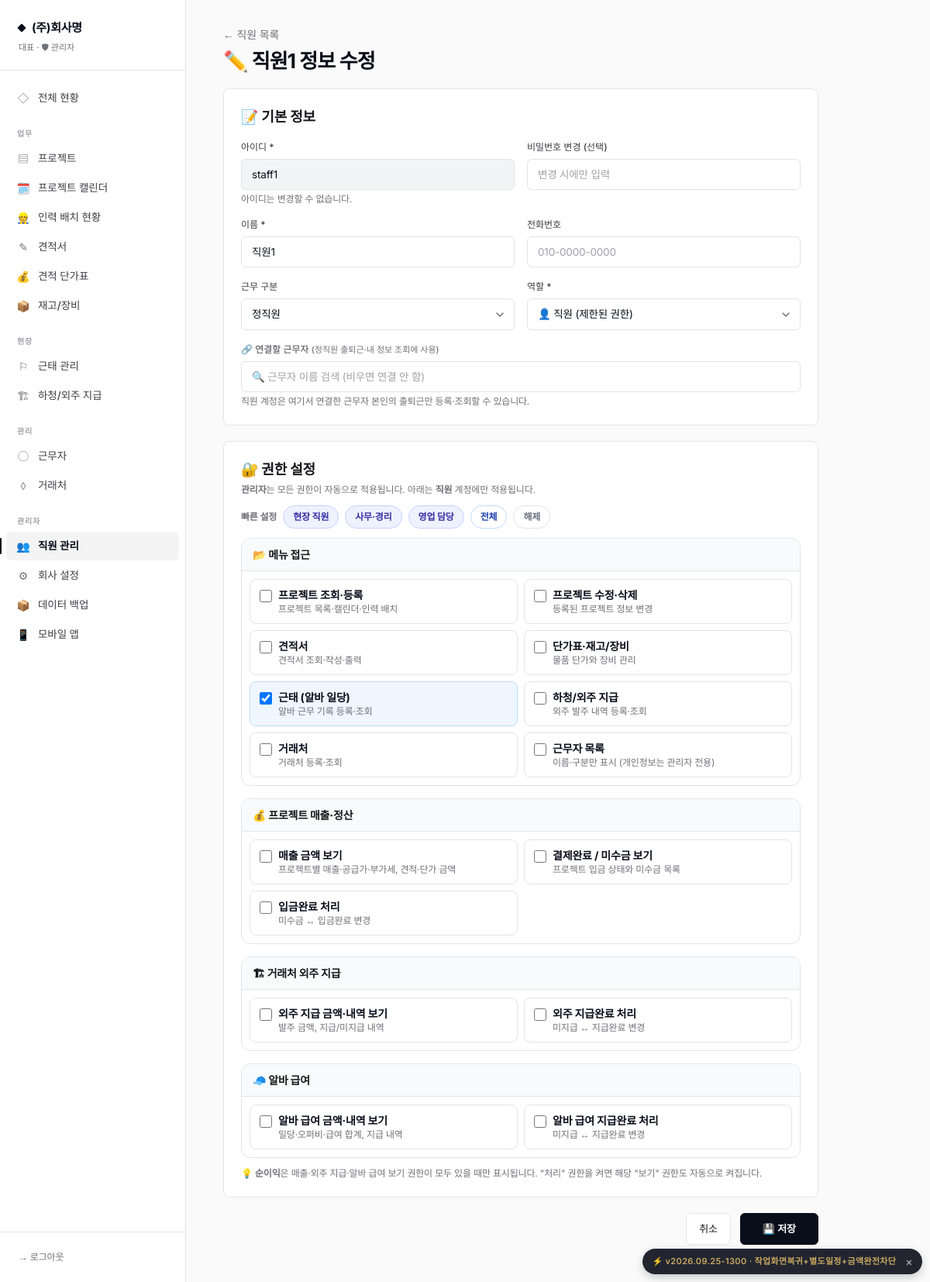
The app's page /employees/2/edit (signed in) with its own data.
### database.py (models this page shows)
class CompanySettings(SQLModel, table=True):
    id: Optional[int] = Field(default=1, primary_key=True)
    company_name: str = ""           # 상호
    representative: str = ""          # 대표자명
    biz_number: str = ""              # 사업자등록번호
    biz_type: str = ""                # 업태
    biz_item: str = ""                # 종목
    phone: str = ""                   # 대표 전화
    fax: str = ""                     # 팩스
    email: str = ""                   # 이메일
    address: str = ""                 # 주소
    bank_account: str = ""            # 입금 계좌 (은행 + 계좌번호)
    logo_image: str = ""              # 로고 파일명
    stamp_image: str = ""             # 도장 파일명
    default_payment_terms: str = "세금계산서 발행 후 30일 이내 입금"
    default_delivery_terms: str = "발주일로부터 협의 후 결정"
    default_valid_days: int = 30      # 견적서 유효기간(일)
    quote_footer_notes: str = ""      # 견적서 하단 특기사항 기본값
    quote_theme: str = "classic"      # classic / charcoal / mustard
    quote_color_primary: str = ""     # 직접 지정 색상 (비우면 테마 기본값)
    quote_color_accent: str = ""
    quote_title_normal: str = "견  적  서"        # 납품용 견적서 제목
    quote_title_rental: str = "렌 탈 견 적 서"     # 렌탈용 견적서 제목
    quote_greeting: str = "아래와 같이 견적합니다."  # 인사문구
    quote_footer_message: str = ""                 # 견적서 하단 메시지 (감사문구 등)
    show_spec: bool = True            # 규격 컬럼
    show_unit: bool = True            # 단위 컬럼
    show_memo: bool = False           # 비고 컬럼
    show_bank_in_quote: bool = True   # 입금계좌 표시
    show_stamp_in_sign: bool = True   # 하단 서명란 도장
    show_logo: bool = True            # 로고 표시
    quote_font_scale: int = 100       # 100 = 기본, 110 = 1.1배 등
    quote_layout_json: str = ""
    equipment_prefixes_json: str = ""
    expense_migrated_subcontract: bool = True   # 신규 설치는 정리 대상 없음 → True

class User(SQLModel, table=True):
    id: Optional[int] = Field(default=None, primary_key=True)
    username: str = Field(unique=True, index=True)
    password_hash: str
    name: str
    role: str = "staff"  # admin / staff
    phone: str = ""
    is_active: bool = True
    permissions_json: str = "{}"
    employee_type: str = "정직원"  # 정직원 / 알바생 / 관리자 (정직원만 출퇴근 버튼 사용)
    worker_id: Optional[int] = Field(default=None, foreign_key="worker.id", index=True)
    created_at: datetime = Field(default_factory=datetime.utcnow)

### routes_employee.py (the view)
@router.get("/employees/{eid}/edit", response_class=HTMLResponse)
def employee_edit(request: Request, eid: int):
    admin = _require_admin(request)
    with Session(engine, expire_on_commit=False) as s:
        u = s.get(User, eid)
        if not u:
            raise HTTPException(404)
        perms = get_stored_permissions(u)
    return templates.TemplateResponse(request, "employee_form.html", {
        "user": admin,
        "e": {
            "id": u.id, "username": u.username, "name": u.name,
            "role": u.role, "phone": u.phone,
            "employee_type": u.employee_type,
            "is_self": u.id == admin.id,
            "worker_id": u.worker_id,
        },
        "link_workers": _link_workers(), **_perm_ctx(),
        "emp_perms": perms,
        "permission_keys": PERMISSION_KEYS,
    })

### templates/employee_form.html (shortened to what this page needs)
{% extends "base.html" %}
{% block content %}
<div class="mb-5">
  <a href="/employees" class="text-sm" style="color: var(--ink-4);">← 직원 목록</a>
  <h1 class="page-title mt-2">
    {% if e %}✏️ {{ e.name }} 정보 수정{% else %}+ 새 직원 추가{% endif %}
  </h1>
</div>
<form method="post" action="{% if e %}/employees/{{ e.id }}/edit{% else %}/employees/new{% endif %}" class="space-y-5 max-w-3xl" id="emp-form">
  <div class="card">
    <h2 class="text-lg font-bold mb-4">📝 기본 정보</h2>
    <div class="grid md:grid-cols-2 gap-4">
      <div>
        <label class="label">아이디 *</label>
        <input name="username" class="input" required value="{{ e.username if e else '' }}"
               {% if e %}readonly style="background:#F3F4F6; cursor:not-allowed;"{% endif %}>
        {% if e %}<div class="text-xs mt-1" style="color: var(--ink-4);">아이디는 변경할 수 없습니다.</div>{% endif %}
      </div>
      <div>
        <label class="label">{% if e %}비밀번호 변경 (선택){% else %}비밀번호 * (4자 이상){% endif %}</label>
        <input name="password" type="password" class="input"
               placeholder="{% if e %}변경 시에만 입력{% else %}4자 이상{% endif %}">
      </div>
      <div>
        <label class="label">이름 *</label>
        <input name="name" class="input" required value="{{ e.name if e else '' }}">
      </div>
      <div>
        <label class="label">전화번호</label>
        <input name="phone" class="input" value="{{ e.phone if e else '' }}" placeholder="010-0000-0000">
      </div>
      <div>
        <label class="label">근무 구분</label>
        <select name="employee_type" class="input">
          {% for t in ['정직원', '알바생', '관리자'] %}
          <option value="{{ t }}" {% if e and e.employee_type == t %}selected{% endif %}>{{ t }}</option>
          {% endfor %}
        </select>
      </div>
      <div>
        <label class="label">역할 *</label>
        {% if e and e.is_self %}
          <select class="input" disabled>
            <option>{% if e.role == 'admin' %}🛡 관리자 (모든 권한){% else %}👤 직원 (제한된 권한){% endif %}</option>
          </select>
          <input type="hidden" name="role" value="{{ e.role }}">
          <div class="text-xs mt-1" style="color: var(--ink-4);">자기 자신의 역할은 변경할 수 없습니다.</div>
        {% else %}
          <select name="role" class="input" id="role-select">
            <option value="staff" {% if not e or e.role == 'staff' %}selected{% endif %}>👤 직원 (제한된 권한)</option>
          </select>
        {% endif %}
      </div>
      <div class="md:col-span-2">
        <label class="label">🔗 연결할 근무자 <span style="font-size:11px; color:var(--ink-4); font-weight:500;">(정직원 출퇴근·내 정보 조회에 사용)</span></label>
        {% set _cur = (link_workers|selectattr('id','equalto', e.worker_id)|first) if (e and e.worker_id) else None %}
        <div style="position:relative;">
          <input type="text" id="wl-q" class="input" autocomplete="off" placeholder="🔍 근무자 이름 검색 (비우면 연결 안 함)"
                 value="{{ _cur.name if _cur else '' }}">
        </div>
        <div class="text-xs mt-1" style="color: var(--ink-4);">직원 계정은 여기서 연결한 근무자 본인의 출퇴근만 등록·조회할 수 있습니다.</div>
      </div>
    </div>
  </div>
  <div class="card" id="perm-card">
    <div class="flex items-start justify-between flex-wrap gap-3 mb-3">
      <div>
        <h2 class="text-lg font-bold mb-1">🔐 권한 설정</h2>
        <p class="text-xs" style="color: var(--ink-4);"><b>관리자</b>는 모든 권한이 자동으로 적용됩니다. 아래는 <b>직원</b> 계정에만 적용됩니다.</p>
      </div>
      <div class="flex gap-2 flex-wrap items-center">
        <span class="text-xs font-bold" style="color: var(--ink-4);">빠른 설정</span>
        {% for pk, pv in presets.items() %}
        <button type="button" onclick="applyPreset('{{ pk }}')" class="text-xs font-bold" style="padding:6px 12px; border-radius:999px; border:1px solid #C7D2FE; background:#EEF2FF; color:#3730A3; cursor:pointer;">{{ pv[0] }}</button>
        {% endfor %}
        <button type="button" onclick="toggleAllPerms(true)" class="text-xs font-bold" style="padding:6px 12px; border-radius:999px; border:1px solid #BFDBFE; background:#fff; color:#1E40AF; cursor:pointer;">전체</button>
        <button type="button" onclick="toggleAllPerms(false)" class="text-xs font-bold" style="padding:6px 12px; border-radius:999px; border:1px solid var(--line); background:#fff; color:#6B7280; cursor:pointer;">해제</button>
      </div>
    </div>
    <div class="space-y-4" id="perm-grid">
      {% for gname, items in perm_groups %}
      <div style="border:1px solid var(--line); border-radius:12px; overflow:hidden;">
        <div style="padding:10px 14px; background:#F8FAFC; border-bottom:1px solid var(--line); font-weight:800; font-size:14px;">{{ gname }}</div>
        <div class="grid md:grid-cols-2 gap-2" style="padding:10px;">
          {% for key, label, desc in items %}
          {% set is_checked = emp_perms.get(key, False) %}
          <label class="perm-row flex items-start gap-2 cursor-pointer" data-key="{{ key }}"
                 style="padding: 10px 12px; background: {% if is_checked %}#EFF6FF{% else %}#fff{% endif %}; border: 1px solid {% if is_checked %}#BFDBFE{% else %}var(--line){% endif %}; border-radius: 8px;">
            <input type="checkbox" name="perm_{{ key }}" value="on" {% if is_checked %}checked{% endif %} class="perm-check" data-key="{{ key }}" style="margin-top: 3px; width:16px; height:16px;">
            <div>
              <div class="text-sm font-bold" style="color: var(--ink);">{{ label }}</div>
              <div class="text-xs" style="color: var(--ink-4);">{{ desc }}</div>
            </div>
          </label>
          {% endfor %}
        </div>
      </div>
      {% endfor %}
    </div>
    <p class="text-xs mt-3" style="color: var(--ink-4);">💡 <b>순이익</b>은 매출·외주 지급·알바 급여 보기 권한이 모두 있을 때만 표시됩니다. "처리" 권한을 켜면 해당 "보기" 권한도 자동으로 켜집니다.</p>
  </div>
  <div class="flex justify-end gap-3">
    <a href="/employees" class="btn-secondary">취소</a>
    <button type="submit" class="btn-primary" style="padding: 10px 28px;">💾 저장</button>
  </div>
</form>
{% endblock %}

### templates/base.html (shortened to what this page needs)
{% set _asset_ver = 'v2026.09.25-1300' %}
<!doctype html>
<html lang="ko">
<head>
<link href="https://cdn.jsdelivr.net/gh/orioncactus/pretendard@v1.3.9/dist/web/static/pretendard.min.css" rel="stylesheet">
<script src="https://cdn.tailwindcss.com"></script>
</head>
<body class="min-h-screen">
{% if request.state.user %}
{% set path = request.url.path %}
<aside class="hidden md:flex md:flex-col fixed inset-y-0 left-0 w-60 sidebar">
  <div class="brand">
    <div class="brand-mark">{{ request.state.company.company_name if request.state.company and request.state.company.company_name else 'Settlement' }}</div>
    <div class="brand-sub">{{ request.state.user.name }} · {% if request.state.is_admin %}🛡 관리자{% else %}👤 직원{% endif %}</div>
  </div>
  {% set perms = request.state.perms or {} %}
  {% set is_admin = request.state.is_admin %}
  <nav class="flex-1 py-4 overflow-y-auto">
    <a href="/" class="nav-link {% if path == '/' %}active{% endif %}"><span class="icon">◇</span>전체 현황</a>
    <div class="nav-section">업무</div>
    {% if is_admin or perms.get('projects') %}
    <a href="/projects" class="nav-link {% if path.startswith('/project') and not path.startswith('/project-calendar') %}active{% endif %}"><span class="icon">▤</span>프로젝트</a>
    <a href="/project-calendar" class="nav-link {% if path.startswith('/project-calendar') %}active{% endif %}"><span class="icon">🗓️</span>프로젝트 캘린더</a>
    <a href="/staffing" class="nav-link {% if path.startswith('/staffing') %}active{% endif %}"><span class="icon">👷</span>인력 배치 현황</a>
    {% endif %}
    {% if is_admin or perms.get('quotes') %}
    <a href="/quotes" class="nav-link {% if path.startswith('/quote') %}active{% endif %}"><span class="icon">✎</span>견적서</a>
    {% endif %}
    {% if is_admin or perms.get('products') %}
    <a href="/products" class="nav-link {% if path.startswith('/product') or path.startswith('/item') %}active{% endif %}"><span class="icon">💰</span>견적 단가표</a>
    <a href="/inventory" class="nav-link {% if path.startswith('/inventory') or path.startswith('/equipment') %}active{% endif %}"><span class="icon">📦</span>재고/장비</a>
    {% endif %}
    <div class="nav-section">현장</div>
    {% if is_admin or perms.get('attendance') %}
    <a href="/attendance" class="nav-link {% if path.startswith('/attendance') %}active{% endif %}"><span class="icon">⚐</span>근태 관리</a>
    {% endif %}
    {% if is_admin or perms.get('expenses') %}
    <a href="/expenses" class="nav-link {% if path.startswith('/expense') %}active{% endif %}"><span class="icon">🏗</span>하청/외주 지급</a>
    {% endif %}
    {% if is_admin or perms.get('workers') or perms.get('vendors') %}
    <div class="nav-section">관리</div>
    {% if is_admin or perms.get('workers') %}
    <a href="/workers" class="nav-link {% if path.startswith('/worker') %}active{% endif %}"><span class="icon">◯</span>근무자</a>
    {% endif %}
    {% if is_admin or perms.get('vendors') %}
    <a href="/vendors" class="nav-link {% if path.startswith('/vendor') %}active{% endif %}"><span class="icon">◊</span>거래처</a>
    {% endif %}
    {% endif %}
    {% if is_admin %}
    <div class="nav-section">관리자</div>
    <a href="/employees" class="nav-link {% if path.startswith('/employee') %}active{% endif %}"><span class="icon">👥</span>직원 관리</a>
    <a href="/settings" class="nav-link {% if path.startswith('/settings') %}active{% endif %}"><span class="icon">⚙</span>회사 설정</a>
    <a href="/backup" class="nav-link {% if path.startswith('/backup') %}active{% endif %}"><span class="icon">📦</span>데이터 백업</a>
    {% endif %}
    <a href="/m/" target="_blank" class="nav-link"><span class="icon">📱</span>모바일 앱</a>
  </nav>
  <div class="px-3 py-4 border-t" style="border-color: var(--line);">
    <a href="/logout" class="block px-3 py-2 text-xs font-medium" style="color: var(--ink-4);">→ 로그아웃</a>
  </div>
</aside>
<main class="md:ml-60 px-5 md:px-12 py-8 pb-24 md:pb-12 max-w-[1400px]">
  {% block content %}{% endblock %}
</main>
{% else %}
<main>{% block content_nologin %}{% endblock %}</main>
{% endif %}
{% set _current_version = 'v2026.09.25-1300' %}
<div id="deploy-version-badge" title="배포 버전 — 클릭하면 이 버전 안내를 다시 표시하지 않습니다"
     data-version="{{ _current_version }}"
     style="display:none; position:fixed; right:10px; bottom:10px; z-index:9990;
            background:rgba(10,14,26,0.9); color:#C9A961;
            padding:6px 12px; border-radius:999px;
            font-size:11px; font-weight:600; letter-spacing:0.03em;
            font-family:'Inter', monospace; cursor:pointer;
            box-shadow:0 4px 12px rgba(0,0,0,0.2);
            display:flex; align-items:center; gap:8px;">
  <span>⚡ {{ _current_version }} · 작업화면복귀+별도일정+금액완전차단</span>
  <span style="font-size:14px; color:#999; padding-left:4px;">×</span>
</div>
</body>
</html>

### records on screen
CompanySettings: state.company "(주)회사명"
User: state.user.name "대표"
User: name "직원1", username "staff1", employee_type "정직원", role "👤 직원 (제한된 권한)"

### other values on screen
{{ pv[0] }} "현장 직원" "사무·경리" "영업 담당"
{{ gname }} "📂 메뉴 접근" "💰 프로젝트 매출·정산" "🏗 거래처 외주 지급" "🧢 알바 급여"
{{ label }} "프로젝트 조회·등록" "프로젝트 수정·삭제" "견적서" "단가표·재고/장비" "근태 (알바 일당)" "하청/외주 지급" "거래처" "근무자 목록" "매출 금액 보기" "결제완료 / 미수금 보기" "입금완료 처리" "외주 지급 금액·내역 보기" "외주 지급완료 처리" "알바 급여 금액·내역 보기" "알바 급여 지급완료 처리"
{{ desc }} "프로젝트 목록·캘린더·인력 배치" "등록된 프로젝트 정보 변경" "견적서 조회·작성·출력" "물품 단가와 장비 관리" "알바 근무 기록 등록·조회" "외주 발주 내역 등록·조회" "거래처 등록·조회" "이름·구분만 표시 (개인정보는 관리자 전용)" "프로젝트별 매출·공급가·부가세, 견적·단가 금액" "프로젝트 입금 상태와 미수금 목록" "미수금 ↔ 입금완료 변경" "발주 금액, 지급/미지급 내역" "미지급 ↔ 지급완료 변경" "일당·오퍼비·급여 합계, 지급 내역" "미지급 ↔ 지급완료 변경"
{{ _current_version }} "v2026.09.25-1300"
